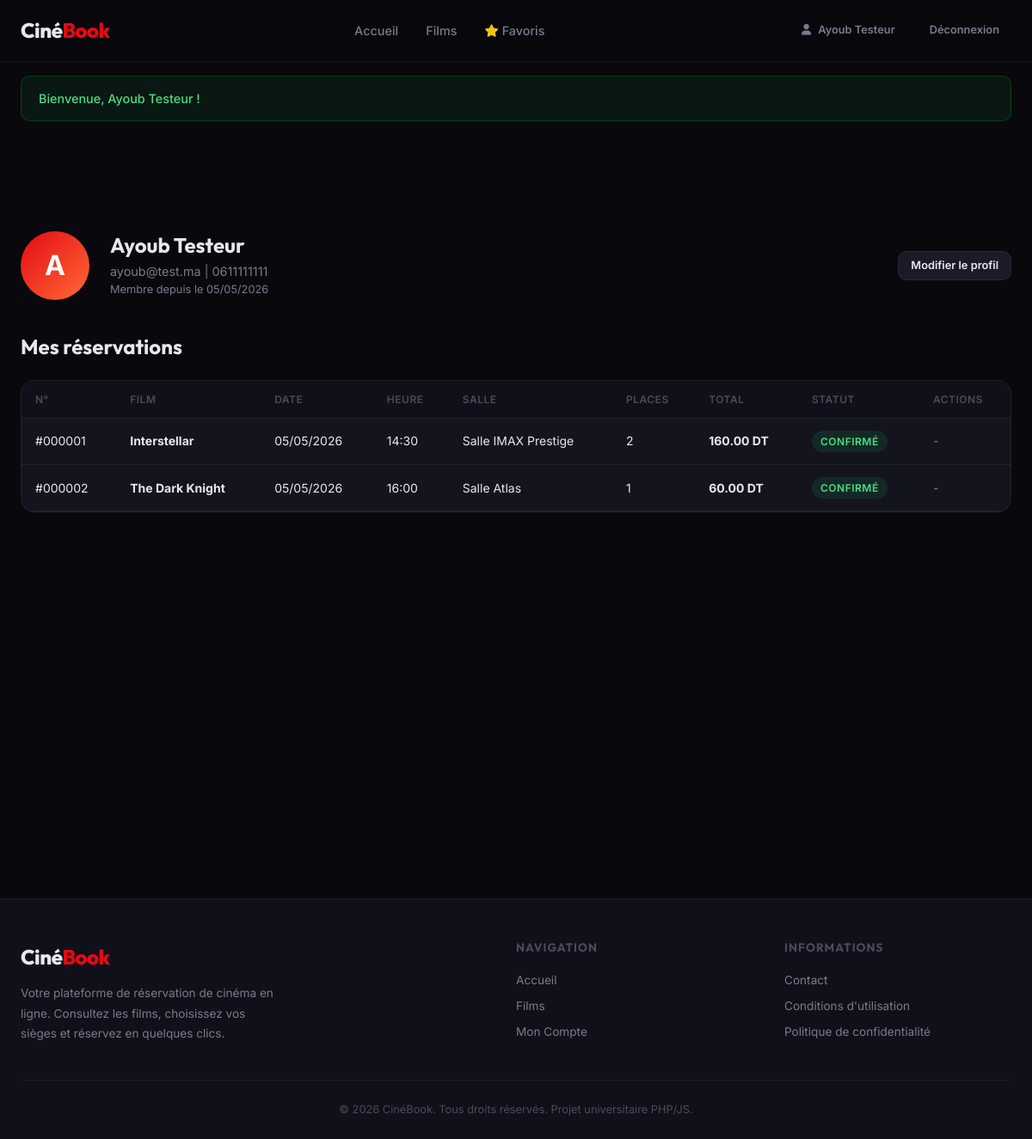
Page /index.php?page=profile (signed in) on the committed database.
### tables this page shows
CREATE TABLE IF NOT EXISTS users (
    id INT AUTO_INCREMENT PRIMARY KEY,
    name VARCHAR(100) NOT NULL,
    email VARCHAR(150) NOT NULL UNIQUE,
    password VARCHAR(255) NOT NULL,
    phone VARCHAR(20) DEFAULT NULL,
    role ENUM('user', 'admin') DEFAULT 'user',
    is_active TINYINT(1) DEFAULT 1,
    created_at DATETIME DEFAULT CURRENT_TIMESTAMP,
    updated_at DATETIME DEFAULT CURRENT_TIMESTAMP ON UPDATE CURRENT_TIMESTAMP
);

CREATE TABLE IF NOT EXISTS bookings (
    id INT AUTO_INCREMENT PRIMARY KEY,
    user_id INT NOT NULL,
    screening_id INT NOT NULL,
    total_seats INT NOT NULL DEFAULT 1,
    total_price DECIMAL(10, 2) NOT NULL,
    status ENUM('en_attente', 'confirme', 'annule') DEFAULT 'en_attente',
    booked_at DATETIME DEFAULT CURRENT_TIMESTAMP,
    FOREIGN KEY (user_id) REFERENCES users(id) ON DELETE CASCADE,
    FOREIGN KEY (screening_id) REFERENCES screenings(id) ON DELETE CASCADE
);

CREATE TABLE IF NOT EXISTS movies (
    id INT AUTO_INCREMENT PRIMARY KEY,
    title VARCHAR(200) NOT NULL,
    description TEXT,
    poster VARCHAR(500) DEFAULT NULL,
    trailer_url VARCHAR(500) DEFAULT NULL,
    duration_min INT NOT NULL DEFAULT 90,
    genre VARCHAR(100) NOT NULL,
    release_date DATE DEFAULT NULL,
    rating VARCHAR(10) DEFAULT 'TP',
    is_active TINYINT(1) DEFAULT 1,
    created_at DATETIME DEFAULT CURRENT_TIMESTAMP,
    updated_at DATETIME DEFAULT CURRENT_TIMESTAMP ON UPDATE CURRENT_TIMESTAMP
);

CREATE TABLE IF NOT EXISTS screenings (
    id INT AUTO_INCREMENT PRIMARY KEY,
    movie_id INT NOT NULL,
    hall_id INT NOT NULL,
    show_date DATE NOT NULL,
    show_time TIME NOT NULL,
    price DECIMAL(8, 2) NOT NULL DEFAULT 50.00,
    is_active TINYINT(1) DEFAULT 1,
    created_at DATETIME DEFAULT CURRENT_TIMESTAMP,
    FOREIGN KEY (movie_id) REFERENCES movies(id) ON DELETE CASCADE,
    FOREIGN KEY (hall_id) REFERENCES halls(id) ON DELETE CASCADE
);

CREATE TABLE IF NOT EXISTS halls (
    id INT AUTO_INCREMENT PRIMARY KEY,
    name VARCHAR(100) NOT NULL,
    rows_count INT NOT NULL DEFAULT 8,
    cols_count INT NOT NULL DEFAULT 12,
    hall_type ENUM('Standard', 'IMAX', 'VIP') DEFAULT 'Standard',
    is_active TINYINT(1) DEFAULT 1,
    created_at DATETIME DEFAULT CURRENT_TIMESTAMP
);

### helpers/auth.php (called while the page is built, shortened)
<?php
function currentUserId(): ?int
{
    return $_SESSION['user_id'] ?? null;
}

### models/User.php (called while the page is built, shortened)
<?php
class User
{
    private PDO $db;
    public function __construct()
    {
        $this->db = getDB();
    }
    public function findById(int $id): ?array
    {
        $stmt = $this->db->prepare("SELECT * FROM users WHERE id = ?");
        $stmt->execute([$id]);
        $user = $stmt->fetch();
        return $user ?: null;
    }
}

### config/database.php (called while the page is built, shortened)
<?php
function getDB(): PDO
{
    static $pdo = null;
    if ($pdo === null) {
        $dsn = "mysql:host=" . DB_HOST . ";dbname=" . DB_NAME . ";charset=" . DB_CHARSET;
        $options = [
            PDO::ATTR_ERRMODE            => PDO::ERRMODE_EXCEPTION,
            PDO::ATTR_DEFAULT_FETCH_MODE => PDO::FETCH_ASSOC,
            PDO::ATTR_EMULATE_PREPARES   => false,
        ];
        try {
            $pdo = new PDO($dsn, DB_USER, DB_PASS, $options);
        } catch (PDOException $e) {
            die("Erreur de connexion à la base de données : " . $e->getMessage());
        }
    }
    return $pdo;
}

### helpers/validation.php (called while the page is built, shortened)
<?php
function e(?string $value): string
{
    return htmlspecialchars($value ?? '', ENT_QUOTES, 'UTF-8');
}

### models/Booking.php (called while the page is built, shortened)
<?php
class Booking
{
    private PDO $db;
    public function __construct()
    {
        $this->db = getDB();
    }
    public function getByUser(int $userId, int $page = 1, int $perPage = ITEMS_PER_PAGE): array
    {
        $offset = ($page - 1) * $perPage;
        $countStmt = $this->db->prepare("SELECT COUNT(*) FROM bookings WHERE user_id = ?");
        $countStmt->execute([$userId]);
        $total = (int)$countStmt->fetchColumn();
        $stmt = $this->db->prepare(
            "SELECT b.*, s.show_date, s.show_time, s.price as unit_price,
                    m.title as movie_title, m.poster as movie_poster,
                    h.name as hall_name, h.hall_type
             FROM bookings b
             INNER JOIN screenings s ON b.screening_id = s.id
             INNER JOIN movies m ON s.movie_id = m.id
             INNER JOIN halls h ON s.hall_id = h.id
             WHERE b.user_id = ?
             ORDER BY b.booked_at DESC
             LIMIT {$perPage} OFFSET {$offset}"
        );
        $stmt->execute([$userId]);
        return [
            'data'       => $stmt->fetchAll(),
            'total'      => $total,
            'page'       => $page,
            'perPage'    => $perPage,
            'totalPages' => (int)ceil($total / $perPage),
        ];
    }
}

### views/user/profile.php (the view, shortened to what this page needs)
<?php require_once __DIR__ . '/../layouts/header.php'; ?>
<div class="page-content">
    <div class="container">
        <div class="profile-header">
            <div class="profile-avatar"><?= strtoupper(substr($user['name'], 0, 1)) ?></div>
            <div class="profile-info">
                <h1><?= e($user['name']) ?></h1>
                <p><?= e($user['email']) ?> <?php if ($user['phone']): ?>| <?= e($user['phone']) ?><?php endif; ?></p>
                <p class="text-muted" style="font-size:0.8rem;">Membre depuis le <?= date('d/m/Y', strtotime($user['created_at'])) ?></p>
            </div>
            <a href="<?= BASE_URL ?>/index.php?page=profile&action=edit" class="btn btn-secondary btn-sm" style="margin-left:auto;">Modifier le profil</a>
        </div>
        <section class="section">
            <h2 class="section-title mb-24">Mes réservations</h2>
            <?php if (empty($bookings['data'])): ?>
                <div class="empty-state">
                    <h3>Aucune réservation</h3>
                    <p>Vous n'avez pas encore effectué de réservation.</p>
                    <a href="<?= BASE_URL ?>/index.php?page=movies" class="btn btn-primary mt-16">Découvrir les films</a>
                </div>
            <?php else: ?>
                <div class="table-wrap">
                    <table class="data-table">
                        <thead>
                            <tr>
                                <th>N°</th>
                                <th>Film</th>
                                <th>Date</th>
                                <th>Heure</th>
                                <th>Salle</th>
                                <th>Places</th>
                                <th>Total</th>
                                <th>Statut</th>
                                <th>Actions</th>
                            </tr>
                        </thead>
                        <tbody>
                            <?php foreach ($bookings['data'] as $b): ?>
                                <tr>
                                    <td>#<?= str_pad($b['id'], 6, '0', STR_PAD_LEFT) ?></td>
                                    <td><strong><?= e($b['movie_title']) ?></strong></td>
                                    <td><?= date('d/m/Y', strtotime($b['show_date'])) ?></td>
                                    <td><?= date('H:i', strtotime($b['show_time'])) ?></td>
                                    <td><?= e($b['hall_name']) ?></td>
                                    <td><?= $b['total_seats'] ?></td>
                                    <td><strong><?= number_format($b['total_price'], 2) ?> DT</strong></td>
                                    <td>
                                        <?php
                                        $statusClass = match($b['status']) {
                                            'confirme' => 'badge-success',
                                            'annule'   => 'badge-danger',
                                            default    => 'badge-warning',
                                        };
                                        ?>
                                        <span class="badge <?= $statusClass ?>"><?= e(BOOKING_STATUSES[$b['status']] ?? $b['status']) ?></span>
                                    </td>
                                    <td>
                                        <?php if ($b['status'] === 'en_attente'): ?>
                                            <a href="<?= BASE_URL ?>/index.php?page=booking&action=cancel&id=<?= $b['id'] ?>" class="btn btn-danger btn-sm" onclick="return confirm('Annuler cette réservation ?')">Annuler</a>
                                        <?php else: ?>
                                            <span class="text-muted">-</span>
                                        <?php endif; ?>
                                    </td>
                                </tr>
                            <?php endforeach; ?>
                        </tbody>
                    </table>
                </div>
            <?php endif; ?>
        </section>
    </div>
</div>
<?php require_once __DIR__ . '/../layouts/footer.php'; ?>

### assets/css/style.css (style rules this page uses)
:root { --bg-primary: #08080d; --bg-secondary: #10101a; --bg-card: #14141f; --bg-elevated: #1a1a28; --bg-input: #12121e; --accent: #e50914; --accent-hover: #ff1a26; --accent-gold: #f5c518; --accent-blue: #3b82f6; --text-primary: #e8e8ec; --text-secondary: #7a7a8e; --text-muted: #4a4a5e; --border: rgba(255,255,255,0.06); --border-hover: rgba(255,255,255,0.12); --radius: 10px; --radius-lg: 16px; --shadow: 0 4px 24px rgba(0,0,0,0.4); --shadow-lg: 0 8px 40px rgba(0,0,0,0.6); --transition: 0.25s cubic-bezier(0.4,0,0.2,1); --font-body: 'Inter', -apple-system, sans-serif; --font-display: 'Outfit', 'Inter', sans-serif; --max-width: 1280px; --header-height: 72px; }
*, *::before, *::after { box-sizing: border-box; margin: 0; padding: 0; }
html { scroll-behavior: smooth; -webkit-font-smoothing: antialiased; }
body { font-family: var(--font-body); background: var(--bg-primary); color: var(--text-primary); line-height: 1.6; min-height: 100vh; }
a { color: inherit; text-decoration: none; }
h1, h2, h3, h4 { font-family: var(--font-display); font-weight: 700; line-height: 1.2; }
h1 { font-size: 2.5rem; }
h2 { font-size: 1.75rem; }
.container { max-width: var(--max-width); margin: 0 auto; padding: 0 24px; }
.page-content { padding-top: calc(var(--header-height) + 32px); padding-bottom: 80px; min-height: 100vh; }
.btn { display: inline-flex; align-items: center; justify-content: center; gap: 8px; padding: 10px 24px; border-radius: var(--radius); font-weight: 600; font-size: 0.875rem; border: none; cursor: pointer; transition: all var(--transition); text-decoration: none; white-space: nowrap; }
.btn-secondary { background: var(--bg-elevated); color: var(--text-primary); border: 1px solid var(--border); }
.btn-sm { padding: 6px 14px; font-size: 0.8rem; }
.badge { display: inline-flex; align-items: center; padding: 3px 10px; border-radius: 20px; font-size: 0.75rem; font-weight: 600; text-transform: uppercase; letter-spacing: 0.5px; }
.badge-success { background: rgba(22,163,74,0.15); color: #4ade80; }
.section { margin-bottom: 64px; }
.section-title { font-family: var(--font-display); font-size: 1.5rem; font-weight: 700; }
.data-table { width: 100%; border-collapse: collapse; }
.data-table th { text-align: left; padding: 12px 16px; font-size: 0.75rem; font-weight: 600; text-transform: uppercase; letter-spacing: 0.5px; color: var(--text-muted); border-bottom: 1px solid var(--border); background: var(--bg-secondary); }
.data-table td { padding: 14px 16px; border-bottom: 1px solid var(--border); font-size: 0.875rem; vertical-align: middle; }
.table-wrap { background: var(--bg-card); border: 1px solid var(--border); border-radius: var(--radius-lg); overflow: hidden; }
.profile-header { display: flex; align-items: center; gap: 24px; margin-bottom: 40px; }
.profile-avatar { width: 80px; height: 80px; border-radius: 50%; background: linear-gradient(135deg, var(--accent), #ff6b35); display: flex; align-items: center; justify-content: center; font-size: 2rem; font-weight: 700; color: #fff; }
.profile-info h1 { font-size: 1.5rem; margin-bottom: 4px; }
.profile-info p { color: var(--text-secondary); font-size: 0.9rem; }
.text-muted { color: var(--text-secondary); }
.mb-24 { margin-bottom: 24px; }

### rows in the picture
users: name "A", name "Ayoub Testeur", email "ayoub@test.ma", phone "0611111111", created_at "05/05/2026"
bookings: id "000001", movies.title "Interstellar", screening.show_date "05/05/2026", screening.show_time "14:30", halls.name "Salle IMAX Prestige", total_seats "2", total_price "160.00", status "CONFIRMÉ"
bookings: id "000002", movies.title "The Dark Knight", screening.show_date "05/05/2026", screening.show_time "16:00", halls.name "Salle Atlas", total_seats "1", total_price "60.00", status "CONFIRMÉ"

### other values in the picture
currentUserName() "Ayoub Testeur"
$flashSuccess "Bienvenue, Ayoub Testeur !"
